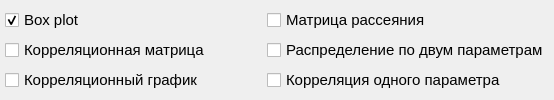
               <widget class="QFrame" name="nmn">
                <property name="sizePolicy">
                 <sizepolicy hsizetype="Expanding" vsizetype="Fixed">
                  <horstretch>0</horstretch>
                  <verstretch>0</verstretch>
                 </sizepolicy>
                </property>
                <property name="styleSheet">
                 <string notr="true">QFrame#nmn{
border: 5px solid rgb(128, 160, 165);
border-radius: 17px;
}</string>
                </property>
                <layout class="QVBoxLayout" name="verticalLayout_13">
                 <property name="leftMargin">
                  <number>5</number>
                 </property>
                 <property name="topMargin">
                  <number>5</number>
                 </property>
                 <property name="rightMargin">
                  <number>5</number>
                 </property>
                 <property name="bottomMargin">
                  <number>5</number>
                 </property>
                 <item>
                  <layout class="QHBoxLayout" name="horizontalLayout_156">
                   <item>
                    <layout class="QVBoxLayout" name="verticalLayout_54">
                     <item>
                      <widget class="QCheckBox" name="check_box_plot">
                       <property name="font">
                        <font>
                         <pointsize>11</pointsize>
                        </font>
                       </property>
                       <property name="text">
                        <string>Box plot</string>
                       </property>
                       <property name="checked">
                        <bool>true</bool>
                       </property>
                      </widget>
                     </item>
                     <item>
                      <widget class="QCheckBox" name="check_corr_matrix">
                       <property name="font">
                        <font>
                         <pointsize>11</pointsize>
                        </font>
                       </property>
                       <property name="toolTip">
                        <string>seaborn.heatmap</string>
                       </property>
                       <property name="text">
                        <string>Корреляционная матрица</string>
                       </property>
                      </widget>
                     </item>
                     <item>
                      <widget class="QCheckBox" name="check_corr_figs">
                       <property name="font">
                        <font>
                         <pointsize>11</pointsize>
                        </font>
                       </property>
                       <property name="text">
                        <string>Корреляционный график</string>
                       </property>
                      </widget>
                     </item>
                    </layout>
                   </item>
                   <item>
                    <spacer name="horizontalSpacer_5">
                     <property name="orientation">
                      <enum>Qt::Horizontal</enum>
                     </property>
                     <property name="sizeType">
                      <enum>QSizePolicy::Expanding</enum>
                     </property>
                     <property name="sizeHint" stdset="0">
                      <size>
                       <width>50</width>
                       <height>20</height>
                      </size>
                     </property>
                    </spacer>
                   </item>
                   <item>
                    <layout class="QVBoxLayout" name="verticalLayout_52">
                     <item>
                      <widget class="QCheckBox" name="check_box_pairplot">
                       <property name="font">
                        <font>
                         <pointsize>11</pointsize>
                        </font>
                       </property>
                       <property name="toolTip">
                        <string>см. seaborn.pairplot</string>
                       </property>
                       <property name="text">
                        <string>Матрица рассеяния</string>
                       </property>
                       <property name="checkable">
                        <bool>true</bool>
                       </property>
                       <property name="checked">
                        <bool>false</bool>
                       </property>
                      </widget>
                     </item>
                     <item>
                      <widget class="QCheckBox" name="check_jointplot">
                       <property name="font">
                        <font>
                         <pointsize>11</pointsize>
                        </font>
                       </property>
                       <property name="toolTip">
                        <string>см. seaborn.jointplot</string>
                       </property>
                       <property name="text">
                        <string>Распределение по двум параметрам</string>
                       </property>
                      </widget>
                     </item>
                     <item>
                      <widget class="QCheckBox" name="check_corr_one_parameter">
                       <property name="font">
                        <font>
                         <pointsize>11</pointsize>
                        </font>
                       </property>
                       <property name="text">
                        <string>Корреляция одного параметра</string>
                       </property>
                      </widget>
                     </item>
                    </layout>
                   </item>
                  </layout>
                 </item>
                </layout>
               </widget>
